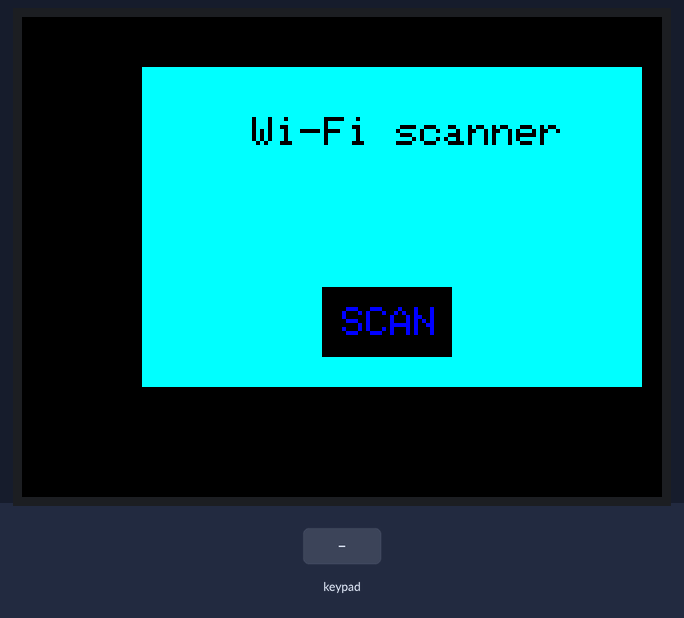
Bench run of a program on a simulated ESP32. Shown: 320×240 colour display. Inputs (shaded band) come from the test bench. WiFi joins after 1.5 s; servers stay silent unless stated; what the program prints to the serial monitor is not drawn.

Above: at 1.4 s.
1.5 s: key 'B' pressed
At 2.2 s:
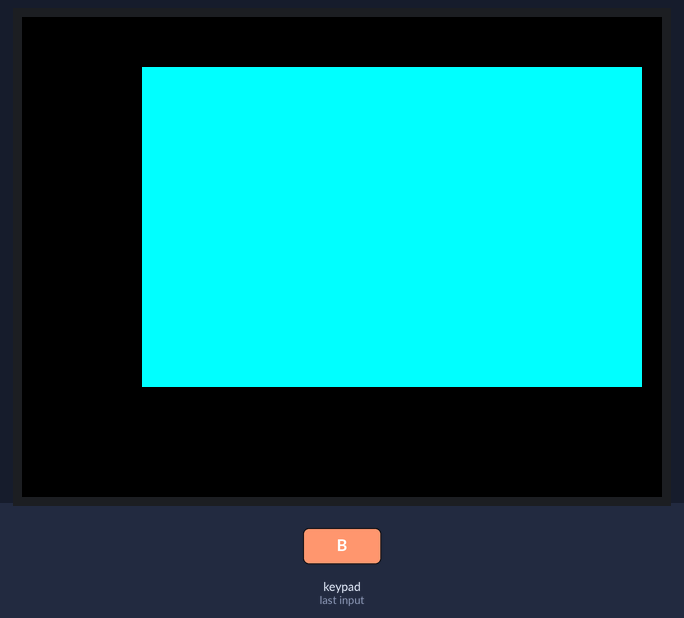
4.5 s: key 'A' pressed
At 5.9 s:
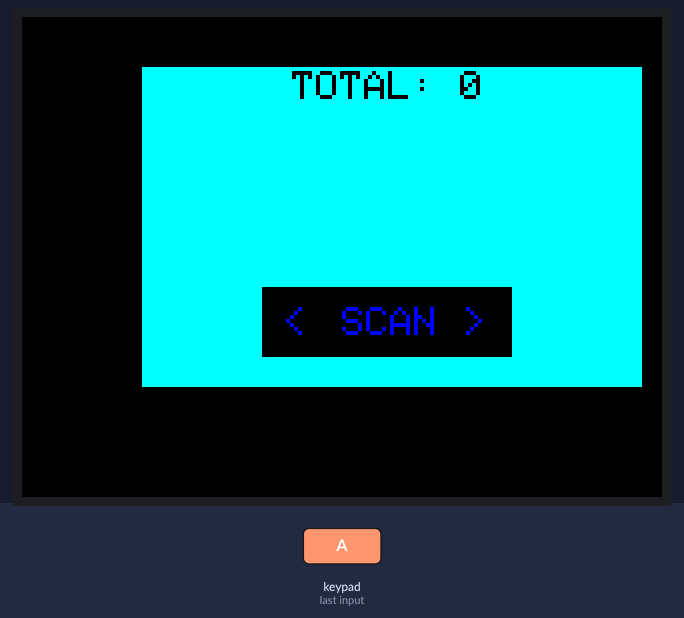
6.2 s: key 'A' pressed
7.9 s: key 'B' pressed
At 9.2 s:
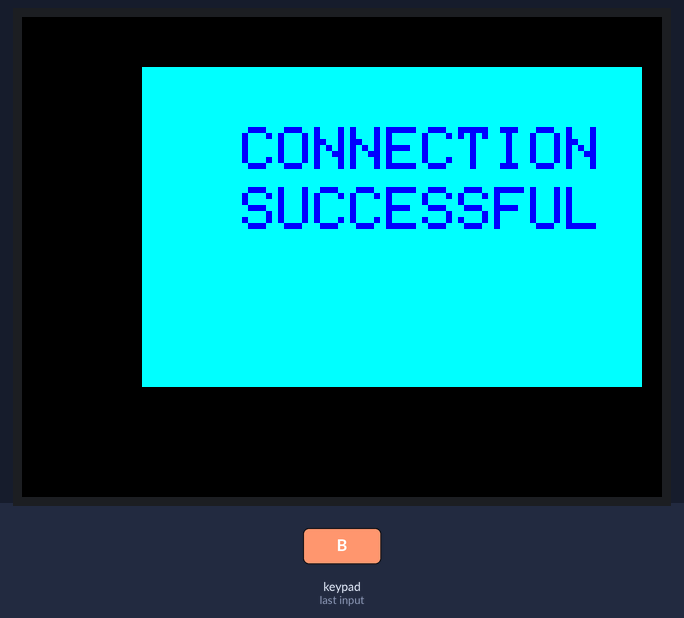
9.5 s: key 'B' pressed
Timing chart, 0 to 12.1 s (numbered marks = the images above; inputs shaded):
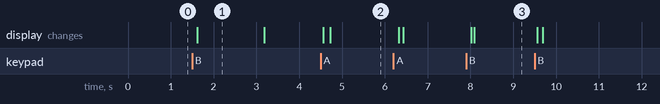

The program:

main.cpp
```cpp
#include <M5Core2.h>
#include "WiFi.h"
#include <String.h>
#include <list>

int n;
int ssidLength = 9;
int thisPage = 0;
int selectedNetwork = 0;
const int pageSize = 10;
bool wifiPage = false;
bool leftLocked = false;
bool rightLocked = false;
String wifiName = "";
String wifiPassword = "";
std::list<String> networkList;

TFT_eSprite window = TFT_eSprite(&M5.Lcd);

Button sc(150, 125, 65, 35);

void DrawMenu();
void LCD_Clear();
void DrawMenu();
void Show(int nav);
void Search();
void Select();
void IncrementNum();
void DecrementNum();
void ButtonAction(Event& e);


void setup()
{
    M5.begin();

    // Handle button presses
    M5.Buttons.addHandler(ButtonAction,  E_TOUCH);

    // Draw Start Page
    window.setColorDepth(8);
    window.createSprite(250, 160);
    window.fillSprite(CYAN);
    window.setTextSize(2);
    window.setTextColor(BLACK);
    window.drawString("Wi-Fi scanner", 55, 25);
    DrawMenu();
}

void loop()
{
  if (M5.BtnA.wasPressed()) DecrementNum();
  if (M5.BtnB.wasPressed()) Select();
  if (M5.BtnC.wasPressed()) IncrementNum();
  M5.update();
}

void DrawMenu(){
    // Always draw the scan button
    window.fillRect(90, 110, 65, 35, BLACK);
    window.setTextColor(BLUE);
    window.drawString("SCAN", 100, 120);
    window.pushSprite(60, 25);
}

void LCD_Clear() {
    // Reset the screen between changes
    window.fillSprite(CYAN);
    window.setTextColor(BLACK);
    window.setTextSize(2);
    window.pushSprite(60, 25);
}

void Show(int nav = 0){
    LCD_Clear();

    // Print total networks found at top of screen
    window.setCursor(75, 2);
    window.printf("TOTAL: %d", n);
    window.setCursor(0, 30);

    // Print list of networks
    for (int i = (thisPage * pageSize); i < ((thisPage * pageSize) + pageSize); i++)
    {
        if (i >= n) break;

        // Selecting a network
        if(i == selectedNetwork) {
            window.setTextColor(BLUE);
            wifiName = WiFi.SSID(i);
        } else {
            window.setTextColor(BLACK);
        }
        networkList.push_back(WiFi.SSID(i));


        window.print(i + 1);
        String ssid = (WiFi.SSID(i).length() > ssidLength)
        ? (WiFi.SSID(i).substring(0, ssidLength) + "...")
        : WiFi.SSID(i);

        String strength;
        if(WiFi.RSSI(i) < -90) {
            strength = "*";
        } else if(WiFi.RSSI(i) < -75) {
            strength = "**";
        } else {
            strength = "***";
        }

        window.print(") " + ssid + " " + strength + "\n");
    }
    // Draw arrows and select buttons
    wifiPage = true;
    window.setTextColor(BLUE);
    window.fillRect(60, 110, 35, 35, BLACK);
    window.drawString("<", 70, 120);
    window.fillRect(150, 110, 35, 35, BLACK);
    window.drawString(">", 160, 120);
    // window.fillRect(205, 110, 35, 35, BLACK);
    // window.drawString("O", 220, 120);
    DrawMenu();
}

void Search() {
    // Initialize WiFi in reciever mode
    WiFi.mode(WIFI_STA);
    WiFi.disconnect();

    // Loading Screen
    LCD_Clear();
    window.drawString("Please wait.", 55, 50);
    window.drawString("Searching...", 55, 70);
    window.pushSprite(60, 25);
    Serial.println("Searching networks.....");

    // Get info from scanned networks
    n = WiFi.scanNetworks();
    Show();
}

void Select() {
    LCD_Clear();
    int waitCount = 0;
    window.setTextSize(3);
    Serial.println(wifiName);

    // Connect to WiFi
    WiFi.begin(wifiName.c_str(), wifiPassword.c_str());
    Serial.printf("Connecting");
    while (WiFi.status() != WL_CONNECTED && waitCount < 10) {
        delay(500);
        Serial.print(".");
        waitCount++;
    }

    // Draw results
    if(WiFi.status() == WL_CONNECTED) {
        Serial.print("\n\nConnected to WiFi network with IP address: ");
        Serial.println(WiFi.localIP());
        window.setTextColor(BLUE);
        window.setCursor(50, 30);
        window.printf("CONNECTION");
        window.setCursor(50, 60);
        window.printf("SUCCESSFUL");
        window.setCursor(50, 90);
        window.printf(wifiName.c_str());
        window.pushSprite(60, 25);
        M5.Spk.DingDong();
        M5.Axp.SetLDOEnable(3, true);
        delay(1000);
        M5.Axp.SetLDOEnable(3, false);
    } else {
        window.setTextColor(RED);
        window.setCursor(50, 60);
        window.printf("CONNECTION");
        window.setCursor(50, 90);
        window.printf("FAILED");
        window.pushSprite(60, 25);
    }

}

// Moves up and down the list of
void IncrementNum()
{
    selectedNetwork = selectedNetwork + 1;
    if (selectedNetwork >= n)
    {
        selectedNetwork = selectedNetwork % n;
    }
    Show();
}

void DecrementNum()
{
    selectedNetwork = selectedNetwork - 1;
    if (selectedNetwork < 0)
    {
        selectedNetwork = n - 1;
    }
    Show();
}

// Button 4 triggers search
void ButtonAction(Event& e) {
    Button& b = *e.button;
    if(b.instanceIndex() == 4) {
        Search();
    }
}
```

Measured:
- after the input at 1.5 s, the display: changes after 0.12 s (image 1)
- after the input at 4.5 s, the display: first changes after 0.06 s (image 2 shows a later state)
- after the input at 7.9 s, the display: first changes after 0.12 s (image 3 shows a later state)
- what the display in image 1 shows lasts 1.6 s, from 1.6 s to 3.2 s
